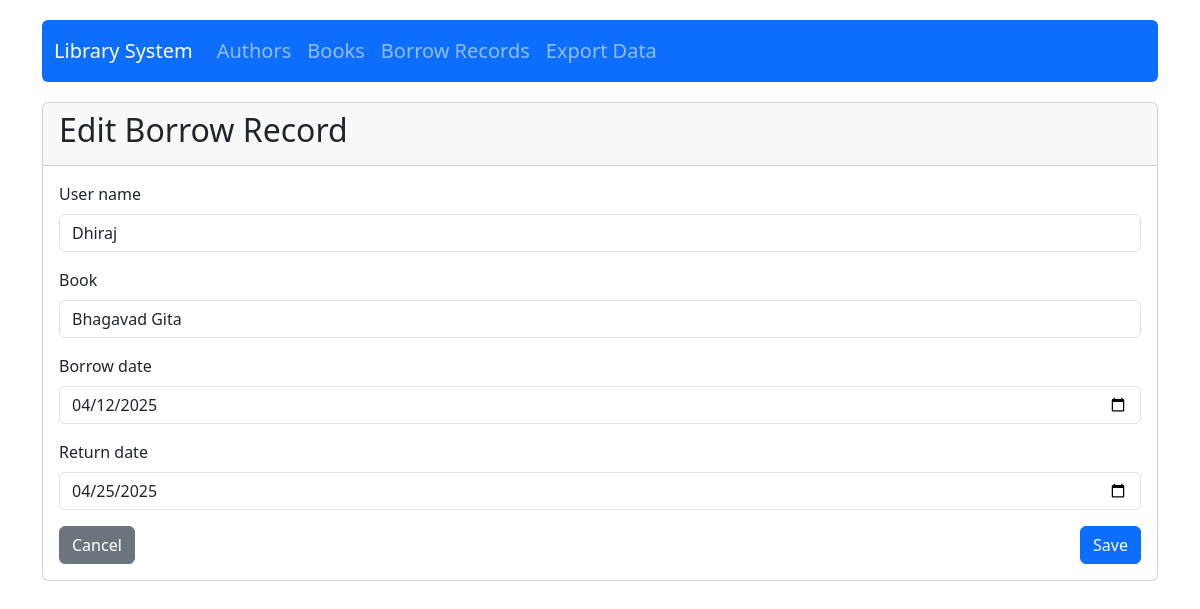
Page /library/borrows/2/edit/ on the committed database.
### library_app/models.py (models this page shows, shortened)
class BorrowRecord(models.Model):
    user_name = models.CharField(max_length=100)
    book = models.ForeignKey(Book, on_delete=models.CASCADE, related_name='borrow_records')
    borrow_date = models.DateField()
    return_date = models.DateField(null=True, blank=True)
    created_at = models.DateTimeField(auto_now_add=True)
    class Meta:
        ordering = ['-borrow_date']

### library_app/views.py (the view, shortened to what this page needs)
# urls.py: path('borrows/<int:pk>/edit/', views.BorrowRecordUpdateView.as_view(), name='borrow-edit'),
class BorrowRecordUpdateView(UpdateView):
    model = BorrowRecord
    form_class = BorrowRecordForm
    template_name = 'library_app/borrow_form.html'
    success_url = reverse_lazy('borrow-list')

### library_app/forms.py (shortened to what this page needs)
class BorrowRecordForm(forms.ModelForm):
    class Meta:
        model = BorrowRecord
        fields = ['user_name', 'book', 'borrow_date', 'return_date']
        widgets = {
            'user_name': forms.TextInput(attrs={'class': 'form-control'}),
            'book': forms.Select(attrs={'class': 'form-control'}),
            'borrow_date': forms.DateInput(attrs={'type': 'date', 'class': 'form-control'}),
            'return_date': forms.DateInput(attrs={'type': 'date', 'class': 'form-control'}),
        }
    def __init__(self, *args, **kwargs):
        super().__init__(*args, **kwargs)
        self.fields['book'].queryset = Book.objects.all().order_by('title')

### library_app/models.py (called while the page is built)
    def __str__(self):
        return self.title

### library_app/templates/library_app/borrow_form.html (shortened to what this page needs)
{% extends 'library_app/base.html' %}
{% block content %}
<div class="card">
    <div class="card-header">
        <h2>{% if form.instance.pk %}Edit Borrow Record{% else %}Add Borrow Record{% endif %}</h2>
    </div>
    <div class="card-body">
        <form method="post" novalidate>
            {% for field in form %}
            <div class="mb-3">
                <label for="{{ field.id_for_label }}" class="form-label">{{ field.label }}</label>
                <div class="form-control-wrapper">
                    {{ field }}
                </div>
            </div>
            {% endfor %}
            <div class="d-flex justify-content-between">
                <a href="{% url 'borrow-list' %}" class="btn btn-secondary">Cancel</a>
                <button type="submit" class="btn btn-primary">Save</button>
            </div>
        </form>
    </div>
</div>
{% endblock %}

### library_app/templates/library_app/base.html (style rules this page uses)
body { padding-top: 20px; padding-bottom: 20px; }

### rows in the picture
BorrowRecord: form "Dhiraj" "Bhagavad Gita" "04/12/2025" "04/25/2025"

### other values in the picture
{{ field.label }} "User name" "Book" "Borrow date" "Return date"
